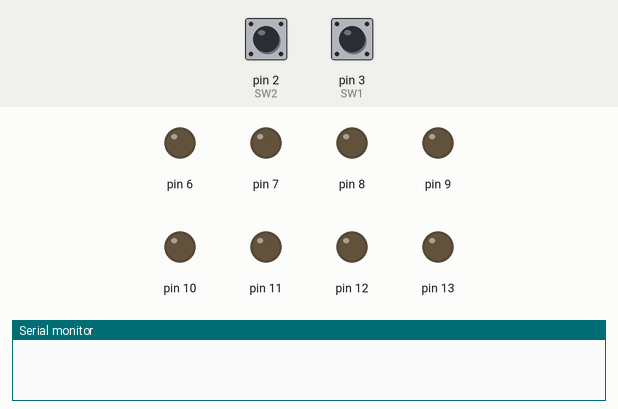
This sketch was run on a simulated Arduino Uno, built with avr-gcc and run on an emulated ATmega328P. On the bench: output pins drawn as LEDs (lit = HIGH), the last lines printed to the serial monitor. The inputs (shaded band) are chosen by the test bench; at power-on: pin 3 (SW1) HIGH, pin 2 (SW2) HIGH.

Above: at 1.2 s.
1.3 s: pin 3 (SW1) pulled LOW for 0.15 s
At 3.0 s:
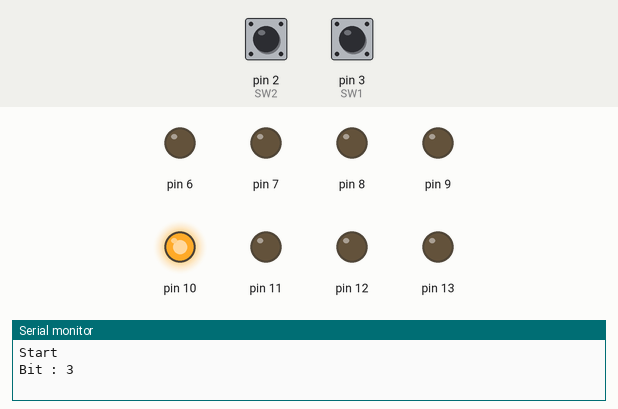
At 4.3 s:
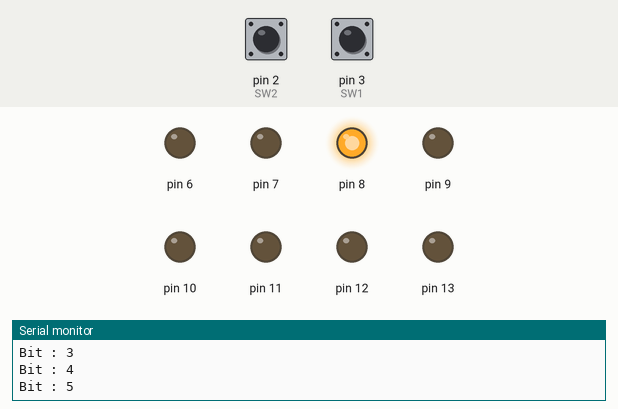
4.4 s: pin 2 (SW2) pulled LOW for 0.15 s
At 8.1 s:
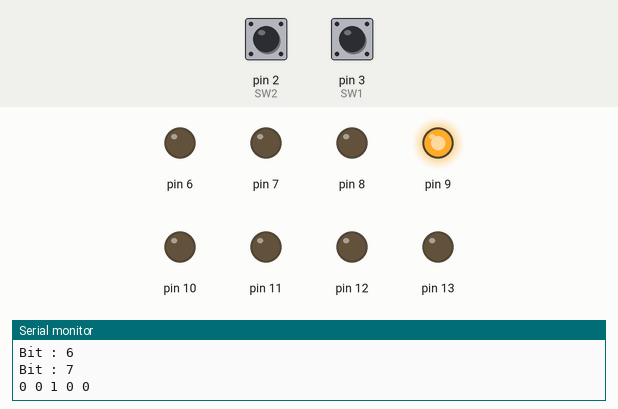
Timing chart, 0 to 16.5 s (numbered marks = the images above; inputs shaded):
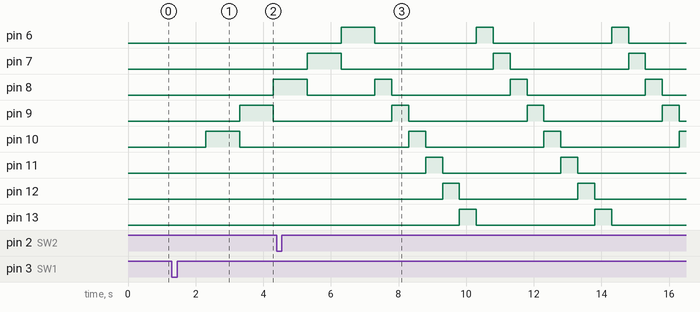

The sketch:

Test.ino
```cpp
const uint8_t Led1 = 13,Led2=12,Led3=11,Led4=10,Led5=9,Led6=8,Led7=7,Led8=6,SW1=3,SW2=2;
void setup()
{
    Serial.begin(9600);
    for(int i=13; i>=6; i--)
    pinMode(i,OUTPUT);
    pinMode (2,INPUT_PULLUP);
    pinMode (3,INPUT_PULLUP);
}
bool P1=false,P2=false,Bit[8]={false};
void loop()
{
    P1 =!digitalRead(SW1);
    //Serial.println(P1);
    if(P1)
    {
        Serial.println("Start");
        delay(1000);
        for(int i=3;i<8;i++)
        {
            digitalWrite(13-i,HIGH);
            uint64_t t = millis();
            Serial.print("Bit : ");
            Serial.println(i);
            while(t>millis()-1000)
            {
                P2 = !digitalRead(SW2);
                if(P2) Bit[i]=true;
            }
            digitalWrite(13-i,LOW);
        }
        for(int i =3; i<8 ; i++)
        {
            Serial.print(Bit[i]);
            Serial.print(" ");
        }
        Serial.println("");
        while(true)
        {
            for(int i=0;i<8;i++)
            {
                digitalWrite(13-i,Bit[i]);
            }
            delay(500);
            bool temp=Bit[0];
            for(int i=0;i<7;i++)
            {
                Bit[i] = Bit[i+1];
            }
            Bit[7]=temp;
        }
    }
}
```

Measured:
- after the input at 1.3 s, pin 8: LOW → HIGH after 3.0 s; pin 9: LOW → HIGH after 2.0 s, → LOW 1.0 s later; pin 10: LOW → HIGH after 1.0 s, → LOW 1.0 s later
- after the input at 4.4 s, pin 9: alternates HIGH for 0.50 s and LOW for 3.5 s, starting after 3.4 s; pin 10: alternates HIGH for 0.50 s and LOW for 3.5 s, starting after 3.9 s
